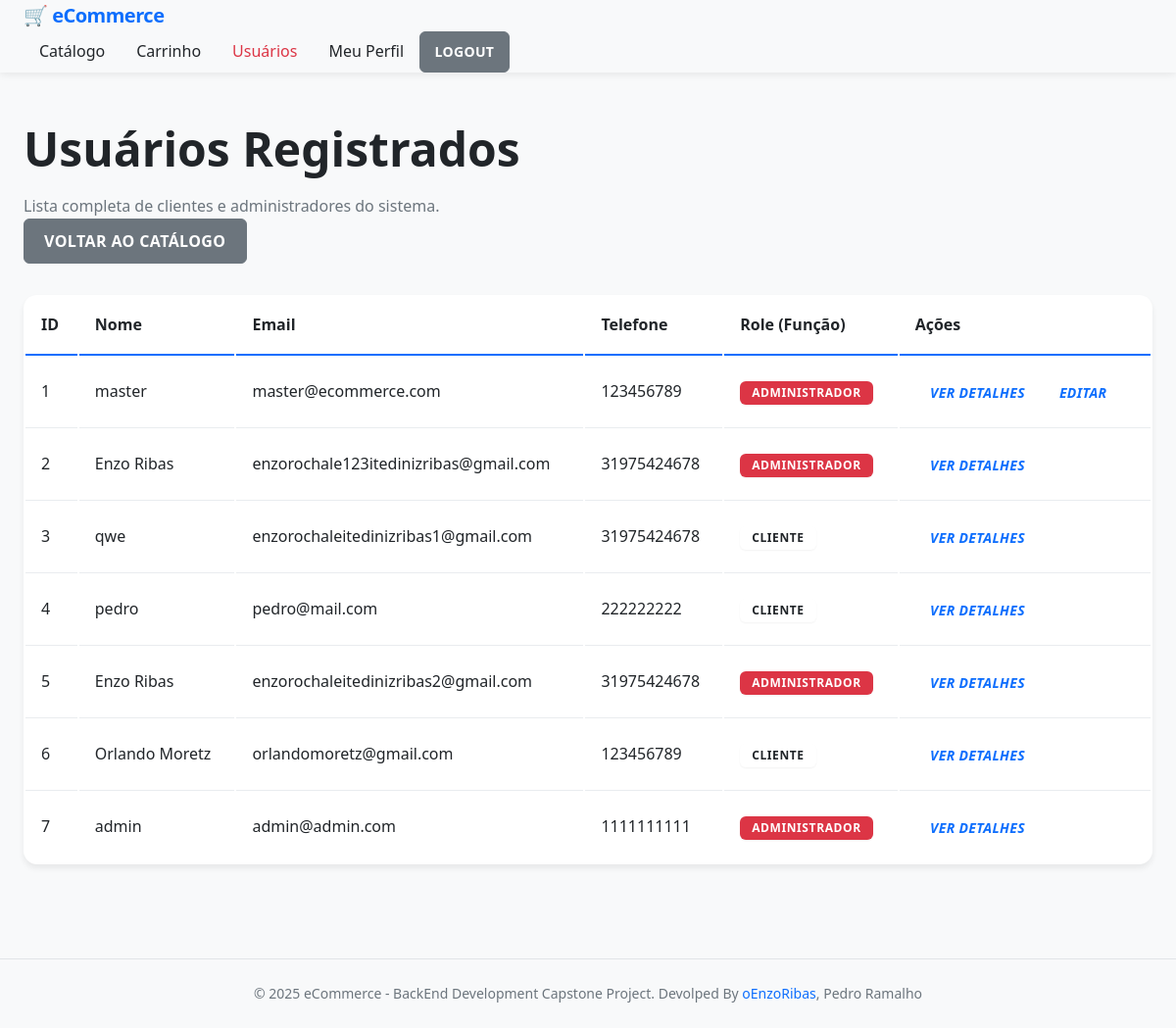
/cliente/usuarios (signed in), run on the app's committed database.
### models/cliente_model.py (models this page shows, shortened)
class Cliente(db.Model):
    __tablename__ = 'clientes'
    id = Column(Integer, primary_key=True, autoincrement=True, nullable=False)
    nome = Column(String(256), nullable=False)
    email = Column(String(256), unique=True, nullable=False)
    senha_hash = Column(String(256), nullable=False)
    telefone = Column(String(256))
    role = Column(String(50), default='cliente')

### routes/cliente.py (the view)
@cliente_bp.route('/usuarios')
@requer_autenticacao
@requer_admin
def listar_usuarios():
    clientes = Cliente.query.all()
    return render_template('cliente/listar_usuarios.html', usuarios=clientes, current_user=get_cliente_autenticado())

### utils/auth_utils.py (called while the page is built)
def get_cliente_autenticado():
    cliente_id = session.get('cliente_id')
    if cliente_id:
        return Cliente.query.get(cliente_id)
    return None

def cliente_autenticado():
    return session.get('cliente_autenticado', False)

def requer_autenticacao(f):
    @wraps(f)
    def decorated_function(*args, **kwargs):
        if not cliente_autenticado():
            return redirect(url_for('auth.login'))
        return f(*args, **kwargs)
    return decorated_function

def requer_admin(f):
    @wraps(f)
    def decorated_function(*args, **kwargs):
        cliente = get_cliente_autenticado()
        if not cliente or cliente.role != 'admin':
            return redirect(url_for('auth.login'))
        return f(*args, **kwargs)
    return decorated_function

### templates/cliente/listar_usuarios.html (shortened to what this page needs)
{% extends 'base.html' %}  {% block content %}
<div class="row mb-4">
  <div class="col-md-10">
    <h1 class="mb-0">Usuários Registrados</h1>
    <p class="text-muted">
      Lista completa de clientes e administradores do sistema.
    </p>
  </div>
  <div class="col-md-2 text-end">
    <a href="{{ url_for('produtos.listar') }}" class="btn btn-secondary btn-registrar">
      Voltar ao Catálogo
    </a>
  </div>
</div>
{% if usuarios %}
<div class="table-responsive">
  <table class="table table-striped table-hover table-bordered">
    <thead class="table-dark">
      <tr>
        <th>ID</th>
        <th>Nome</th>
        <th>Email</th>
        <th>Telefone</th>
        <th>Role (Função)</th>
        <th>Ações</th>
      </tr>
    </thead>
    <tbody>
      {% for user in usuarios %}
      <tr>
        <td>{{ user.id }}</td>
        <td>{{ user.nome }}</td>
        <td>{{ user.email }}</td>
        <td>{{ user.telefone | default('N/A', true) }}</td>
        <td>
          {% if user.role == 'admin' %}
          <span class="badge bg-danger">Administrador</span>
          {% else %}
          <span class="badge bg-info">Cliente</span>
          {% endif %}
        </td>
        <td>
          <a href="{{ url_for('cliente.perfil', user_id=user.id) }}" class="btn btn-sm btn-outline-primary"
            title="Ver Detalhes">
            <i class="fas fa-eye">Ver Detalhes</i>
          </a>
          {% if user.id == current_user.id %}
          <a href="{{ url_for('cliente.editar_perfil', user_id=user.id) }}" class="btn btn-sm btn-outline-warning"
            title="Editar">
            <i class="fas fa-edit">Editar</i>
          </a>
          {% endif %}
        </td>
      </tr>
      {% endfor %}
    </tbody>
  </table>
</div>
{% else %}
<div class="alert alert-info text-center mt-5">
  <h4>Nenhum usuário registrado no sistema.</h4>
</div>
{% endif %}
{% endblock %}

### static/css/style.css (style rules this page uses)
*, *::before, *::after { box-sizing: border-box; margin: 0; padding: 0; }
:root { --primary: #0d6efd; --primary-hover: #0b5ed7; --primary-light: rgba(13, 110, 253, 0.1); --secondary: #6c757d; --success: #198754; --success-dark: #157347; --danger: #dc3545; --warning: #ffc107; --info: #0dcaf0; --dark: #212529; --light: #f8f9fa; --gray-100: #f8f9fa; --gray-200: #e9ecef; --gray-300: #dee2e6; --gray-400: #ced4da; --gray-500: #adb5bd; --gray-600: #6c757d; --gray-700: #495057; --gray-800: #343a40; --gray-900: #212529; --surface: #ffffff; --surface-hover: #f8f9fa; --border-color: #e1e4e8; --font-family: "Segoe UI", Tahoma, Geneva, Verdana, sans-serif; --font-size-base: 1rem; --font-size-sm: 0.875rem; --font-size-lg: 1.125rem; --font-size-xl: 1.25rem; --font-weight-normal: 400; --font-weight-medium: 500; --font-weight-semibold: 600; --font-weight-bold: 700; --line-height-base: 1.6; --line-height-tight: 1.25; --spacing-xs: 0.25rem; --spacing-sm: 0.5rem; --spacing-md: 1rem; --spacing-lg: 1.5rem; --spacing-xl: 2rem; --spacing-2xl: 3rem; --radius-sm: 0.375rem; --radius-md: 0.625rem; --radius-lg: 0.875rem; --radius-xl: 1rem; --radius-full: 9999px; --shadow-sm: 0 1px 2px rgba(0, 0, 0, 0.05); --shadow-md: 0 4px 6px rgba(0, 0, 0, 0.07); --shadow-lg: 0 10px 15px rgba(0, 0, 0, 0.1); --shadow-xl: 0 20px 25px rgba(0, 0, 0, 0.15); --shadow-navbar: 0 2px 8px rgba(0, 0, 0, 0.08); --transition-fast: 150ms ease; --transition-base: 200ms ease; --transition-slow: 300ms ease; --z-dropdown: 1000; --z-sticky: 1020; --z-fixed: 1030; --z-modal: 1050; --z-tooltip: 1070; }
html { -webkit-font-smoothing: antialiased; -moz-osx-font-smoothing: grayscale; }
body { font-family: var(--font-family); font-size: var(--font-size-base); line-height: var(--line-height-base); background-color: var(--light); color: var(--dark); }
h1, h2, h3, h4, h5, h6 { color: var(--dark); font-weight: var(--font-weight-semibold); line-height: var(--line-height-tight); margin-bottom: var(--spacing-md); }
h1 { font-size: 2.5rem; }
a { color: var(--primary); text-decoration: none; transition: color var(--transition-fast); }
.btn { display: inline-flex; align-items: center; justify-content: center; gap: var(--spacing-xs); padding: 0.625rem 1.25rem; font-size: var(--font-size-base); font-weight: var(--font-weight-semibold); line-height: 1.5; text-align: center; text-transform: uppercase; letter-spacing: 0.025em; border: 1px solid transparent; border-radius: var(--radius-sm); cursor: pointer; transition: transform var(--transition-base), box-shadow var(--transition-base), background-color var(--transition-base); }
.btn-registrar { color: white; }
.btn-secondary { background-color: var(--secondary); border-color: var(--secondary); color: var(--surface); }
.btn-sm { padding: 0.5rem 0.9rem; font-size: var(--font-size-sm); }
.badge { display: inline-flex; align-items: center; padding: 0.375rem 0.75rem; font-size: 0.75rem; font-weight: var(--font-weight-bold); line-height: 1; text-transform: uppercase; letter-spacing: 0.05em; border-radius: var(--radius-sm); box-shadow: var(--shadow-sm); }
.table { width: 100%; background-color: var(--surface); border-radius: var(--radius-lg); overflow: hidden; box-shadow: var(--shadow-md); }
.table thead th { padding: var(--spacing-md); font-weight: var(--font-weight-bold); text-align: left; background-color: var(--surface); border-bottom: 2px solid var(--primary); color: var(--dark); }
.table tbody tr { transition: background-color var(--transition-fast); }
.table tbody td { padding: var(--spacing-md); border-bottom: 1px solid var(--gray-200); }
.table tbody tr:last-child td { border-bottom: none; }
.mb-4 { margin-bottom: var(--spacing-xl); }
.text-muted { color: var(--gray-600); }
.bg-danger { background-color: var(--danger); color: var(--surface); }
@media (min-width: 768px) { h1 { font-size: 3rem; } }

### data on the page
Cliente: id "1", nome "master", email "master@ecommerce.com", telefone "123456789", role "ADMINISTRADOR"
Cliente: id "2", nome "Enzo Ribas", email "enzorochale123itedinizribas@gmail.com", telefone "31975424678", role "ADMINISTRADOR"
Cliente: id "3", nome "qwe", email "enzorochaleitedinizribas1@gmail.com", telefone "31975424678", role "CLIENTE"
Cliente: id "4", nome "pedro", email "pedro@mail.com", telefone "222222222", role "CLIENTE"
Cliente: id "5", nome "Enzo Ribas", email "enzorochaleitedinizribas2@gmail.com", telefone "31975424678", role "ADMINISTRADOR"
Cliente: id "6", nome "Orlando Moretz", email "orlandomoretz@gmail.com", telefone "123456789", role "CLIENTE"
Cliente: id "7", nome "admin", email "admin@admin.com", telefone "1111111111", role "ADMINISTRADOR"
